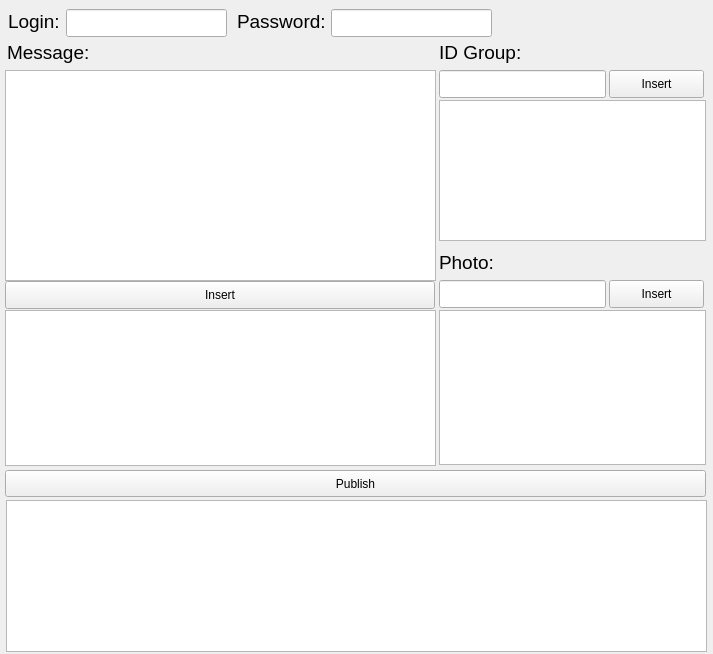
<?xml version="1.0" encoding="UTF-8"?>
<ui version="4.0">
 <class>MainWindow</class>
 <widget class="QMainWindow" name="MainWindow">
  <property name="geometry">
   <rect>
    <x>0</x>
    <y>0</y>
    <width>713</width>
    <height>654</height>
   </rect>
  </property>
  <property name="windowTitle">
   <string>VK</string>
  </property>
  <widget class="QWidget" name="centralwidget">
   <widget class="QLineEdit" name="inter_login">
    <property name="geometry">
     <rect>
      <x>66</x>
      <y>9</y>
      <width>161</width>
      <height>28</height>
     </rect>
    </property>
   </widget>
   <widget class="QLineEdit" name="inter_password">
    <property name="geometry">
     <rect>
      <x>331</x>
      <y>9</y>
      <width>161</width>
      <height>28</height>
     </rect>
    </property>
    <property name="inputMethodHints">
     <set>Qt::ImhHiddenText|Qt::ImhNoAutoUppercase|Qt::ImhNoPredictiveText|Qt::ImhSensitiveData</set>
    </property>
    <property name="inputMask">
     <string/>
    </property>
    <property name="echoMode">
     <enum>QLineEdit::Password</enum>
    </property>
   </widget>
   <widget class="QLabel" name="label">
    <property name="geometry">
     <rect>
      <x>8</x>
      <y>9</y>
      <width>52</width>
      <height>24</height>
     </rect>
    </property>
    <property name="font">
     <font>
      <pointsize>14</pointsize>
     </font>
    </property>
    <property name="text">
     <string>Login:</string>
    </property>
   </widget>
   <widget class="QLabel" name="label_2">
    <property name="geometry">
     <rect>
      <x>237</x>
      <y>9</y>
      <width>88</width>
      <height>24</height>
     </rect>
    </property>
    <property name="font">
     <font>
      <pointsize>14</pointsize>
     </font>
    </property>
    <property name="text">
     <string>Password:</string>
    </property>
   </widget>
   <widget class="QLabel" name="label_3">
    <property name="geometry">
     <rect>
      <x>7</x>
      <y>40</y>
      <width>91</width>
      <height>24</height>
     </rect>
    </property>
    <property name="font">
     <font>
      <pointsize>14</pointsize>
     </font>
    </property>
    <property name="text">
     <string>Message:</string>
    </property>
   </widget>
   <widget class="QPlainTextEdit" name="message">
    <property name="geometry">
     <rect>
      <x>5</x>
      <y>70</y>
      <width>431</width>
      <height>211</height>
     </rect>
    </property>
   </widget>
   <widget class="QPushButton" name="insert_message">
    <property name="geometry">
     <rect>
      <x>5</x>
      <y>281</y>
      <width>430</width>
      <height>28</height>
     </rect>
    </property>
    <property name="text">
     <string>Insert</string>
    </property>
   </widget>
   <widget class="QTextBrowser" name="error_message">
    <property name="geometry">
     <rect>
      <x>5</x>
      <y>310</y>
      <width>431</width>
      <height>156</height>
     </rect>
    </property>
   </widget>
   <widget class="QLabel" name="label_4">
    <property name="geometry">
     <rect>
      <x>439</x>
      <y>40</y>
      <width>97</width>
      <height>24</height>
     </rect>
    </property>
    <property name="font">
     <font>
      <pointsize>14</pointsize>
     </font>
    </property>
    <property name="text">
     <string>ID Group:</string>
    </property>
   </widget>
   <widget class="QLineEdit" name="inter_id_group">
    <property name="geometry">
     <rect>
      <x>439</x>
      <y>70</y>
      <width>167</width>
      <height>28</height>
     </rect>
    </property>
   </widget>
   <widget class="QTextBrowser" name="error_id_group">
    <property name="geometry">
     <rect>
      <x>439</x>
      <y>100</y>
      <width>267</width>
      <height>141</height>
     </rect>
    </property>
   </widget>
   <widget class="QPushButton" name="insert_id_group">
    <property name="geometry">
     <rect>
      <x>609</x>
      <y>70</y>
      <width>95</width>
      <height>28</height>
     </rect>
    </property>
    <property name="text">
     <string>Insert</string>
    </property>
   </widget>
   <widget class="QLabel" name="label_5">
    <property name="geometry">
     <rect>
      <x>439</x>
      <y>250</y>
      <width>97</width>
      <height>24</height>
     </rect>
    </property>
    <property name="font">
     <font>
      <pointsize>14</pointsize>
     </font>
    </property>
    <property name="text">
     <string>Photo:</string>
    </property>
   </widget>
   <widget class="QLineEdit" name="inter_photo">
    <property name="geometry">
     <rect>
      <x>439</x>
      <y>280</y>
      <width>167</width>
      <height>28</height>
     </rect>
    </property>
   </widget>
   <widget class="QTextBrowser" name="error_photo">
    <property name="geometry">
     <rect>
      <x>439</x>
      <y>310</y>
      <width>267</width>
      <height>155</height>
     </rect>
    </property>
   </widget>
   <widget class="QPushButton" name="insert_photo">
    <property name="geometry">
     <rect>
      <x>609</x>
      <y>280</y>
      <width>95</width>
      <height>28</height>
     </rect>
    </property>
    <property name="text">
     <string>Insert</string>
    </property>
   </widget>
   <widget class="QPushButton" name="publish">
    <property name="geometry">
     <rect>
      <x>5</x>
      <y>470</y>
      <width>701</width>
      <height>27</height>
     </rect>
    </property>
    <property name="text">
     <string>Publish</string>
    </property>
   </widget>
   <widget class="QTextBrowser" name="error_publish">
    <property name="geometry">
     <rect>
      <x>6</x>
      <y>500</y>
      <width>701</width>
      <height>152</height>
     </rect>
    </property>
   </widget>
  </widget>
 </widget>
 <resources/>
 <connections/>
</ui>
